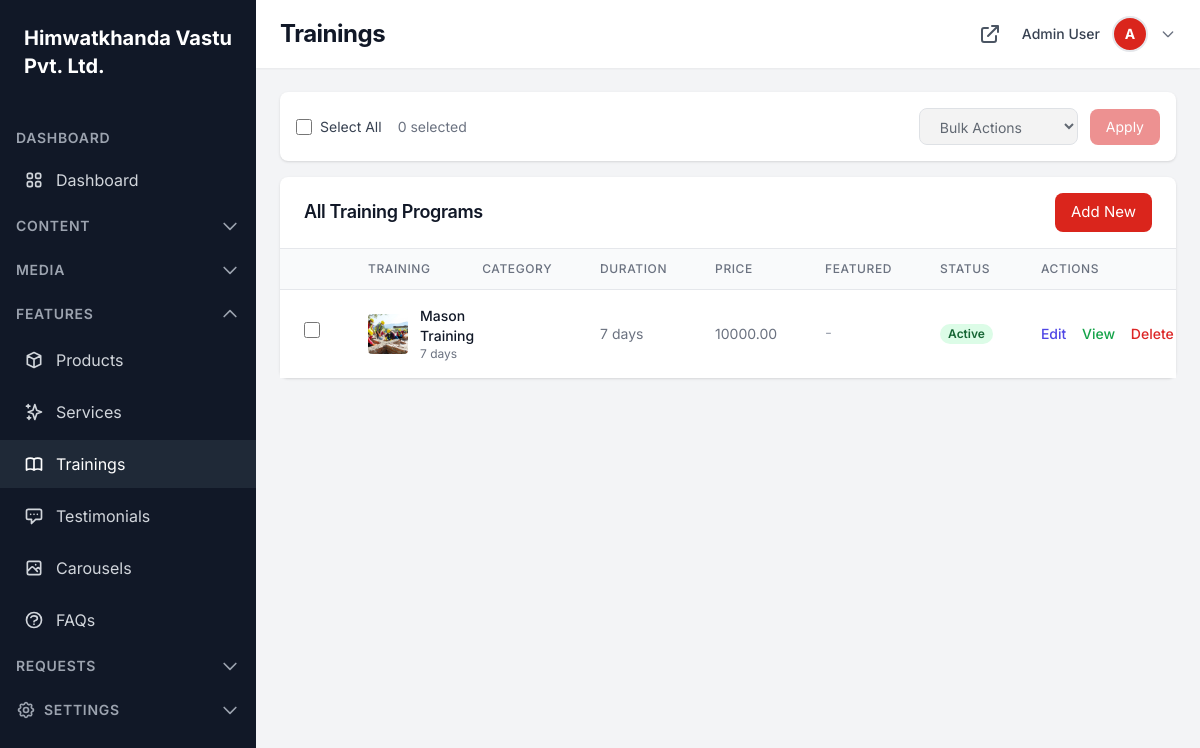
Page /dashboard/trainings/ (signed in) on the earlier database version.
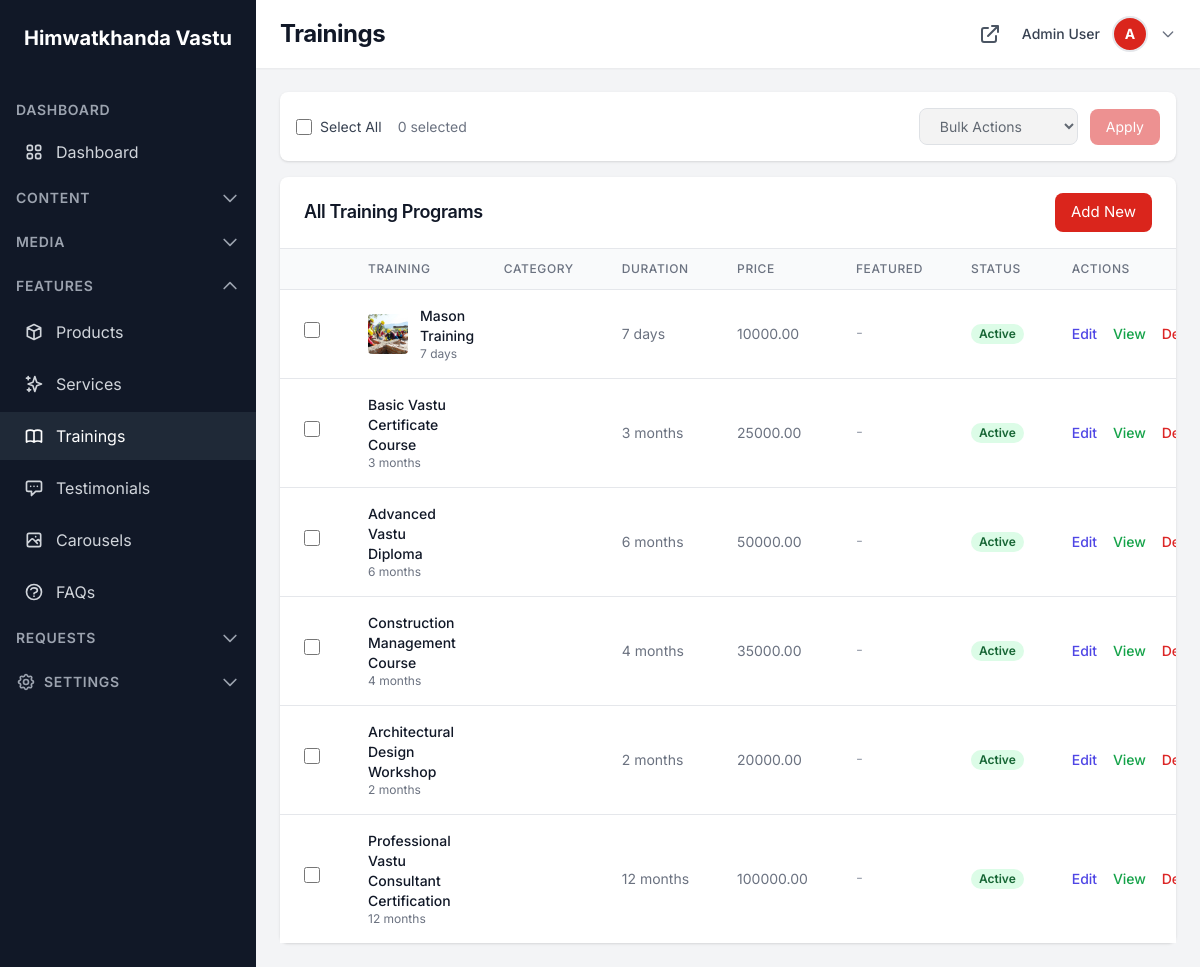
Same page on the later database version.
### dashboard/models.py (models this page shows, shortened)
class CompanyInfo(models.Model):
    company_name = models.CharField(max_length=255, default='Himwatkhanda Vastu Pvt. Ltd.')
    description = models.TextField(blank=True)
    logo = models.ImageField(upload_to='company/', null=True, blank=True)
    favicon = models.ImageField(upload_to='company/', null=True, blank=True)
    email = models.EmailField(blank=True)
    phone = models.CharField(max_length=50, blank=True)
    address = models.TextField(blank=True)
    city = models.CharField(max_length=100, blank=True)
    state = models.CharField(max_length=100, blank=True)
    postal_code = models.CharField(max_length=20, blank=True)
    country = models.CharField(max_length=100, default='Nepal')
    latitude = models.DecimalField(max_digits=10, decimal_places=8, null=True, blank=True)
    longitude = models.DecimalField(max_digits=11, decimal_places=8, null=True, blank=True)
    facebook = models.URLField(blank=True)
    twitter = models.URLField(blank=True)
    instagram = models.URLField(blank=True)
    linkedin = models.URLField(blank=True)
    youtube = models.URLField(blank=True)
    whatsapp = models.CharField(max_length=50, blank=True)
    anthem = models.FileField(upload_to='company/anthem/', null=True, blank=True, help_text="Company anthem MP3 file")
    updated_at = models.DateTimeField(auto_now=True)
    class Meta:
        verbose_name = 'Company Info'
        verbose_name_plural = 'Company Info'
    @classmethod
    def get_instance(cls):
        instance, created = cls.objects.get_or_create(pk=1)
        return instance

class TimestampModel(models.Model):
    created_at = models.DateTimeField(auto_now_add=True)
    updated_at = models.DateTimeField(auto_now=True)
    class Meta:
        abstract = True

class Training(TimestampModel):
    STATUS_CHOICES = [
        ('active', 'Active'),
        ('inactive', 'Inactive'),
    ]
    name = models.CharField(max_length=255)
    slug = models.SlugField(unique=True)
    description = models.TextField()
    short_description = models.CharField(max_length=500, blank=True)
    excerpt = models.TextField(blank=True, help_text="Brief summary for listing pages")
    image = models.ImageField(upload_to='trainings/', null=True, blank=True)
    icon = models.CharField(max_length=100, blank=True, help_text="Font Awesome icon class (e.g., 'fas fa-graduation-cap')")
    category = models.ForeignKey(Category, on_delete=models.SET_NULL, null=True, blank=True, related_name='trainings')
    duration = models.CharField(max_length=100, blank=True, help_text="e.g., '5 days', '2 weeks'")
    price = models.DecimalField(max_digits=10, decimal_places=2, null=True, blank=True, help_text="Training fee or leave empty")
    featured = models.BooleanField(default=False)
    sort_order = models.IntegerField(default=0)
    status = models.CharField(max_length=20, choices=STATUS_CHOICES, default='active')
    created_by = models.ForeignKey(User, on_delete=models.SET_NULL, null=True, blank=True)
    class Meta:
        ordering = ['-featured', 'sort_order', 'name']
    def get_absolute_url(self):
        return reverse('pages:training_detail', kwargs={'slug': self.slug})

### dashboard/views.py (the view)
# urls.py: path('trainings/', views.TrainingListView.as_view(), name='training_list'),
class TrainingListView(BaseListView):
    model = Training
    template_name = 'dashboard/training_list.html'
    context_object_name = 'trainings'
    def get_queryset(self):
        return Training.objects.order_by('-featured', 'sort_order')

### accounts/models.py (called while the page is built)
    @property
    def name(self):
        return f"{self.first_name} {self.last_name}".strip() or self.username

    @property
    def is_admin(self):
        return self.role == 'admin' or self.is_superuser

### dashboard/models.py (called while the page is built)
    @classmethod
    def get_instance(cls):
        instance, created = cls.objects.get_or_create(pk=1, defaults={'name': 'CEO Name'})
        return instance

### dashboard/views.py (called while the page is built)
    def test_func(self):
        return self.request.user.is_admin

    def get_context_data(self, **kwargs):
        context = super().get_context_data(**kwargs)
        context['search_query'] = self.request.GET.get('search', '')
        return context

### pages/context_processors.py (called while the page is built)
def page_context(request):
    context = {}
    try:
        context['galleries'] = Gallery.objects.filter(
            status='active'
        ).prefetch_related('images').order_by('sort_order')
    except:
        context['galleries'] = []
    try:
        products = Product.objects.filter(status='active').order_by('-featured', 'sort_order')
        category = request.GET.get('category')
        if category:
            products = products.filter(category=category)
        context['products'] = products
    except:
        context['products'] = []
    return context

### templates/dashboard/training_list.html (shortened to what the changed rows need)
{% extends 'dashboard/base.html' %}
{% block page_title %}Trainings{% endblock %}
{% block dashboard_content %}
<div class="bg-white rounded-lg shadow">
    <div class="overflow-x-auto">
        <table class="min-w-full divide-y divide-gray-200">
            <thead class="bg-gray-50">
                <tr>
                    <th class="px-6 py-3 text-left text-xs font-medium text-gray-500 uppercase tracking-wider w-12">
                    </th>
                    <th class="px-6 py-3 text-left text-xs font-medium text-gray-500 uppercase tracking-wider">Training</th>
                    <th class="px-6 py-3 text-left text-xs font-medium text-gray-500 uppercase tracking-wider">Category</th>
                    <th class="px-6 py-3 text-left text-xs font-medium text-gray-500 uppercase tracking-wider">Duration</th>
                    <th class="px-6 py-3 text-left text-xs font-medium text-gray-500 uppercase tracking-wider">Price</th>
                    <th class="px-6 py-3 text-left text-xs font-medium text-gray-500 uppercase tracking-wider">Featured</th>
                    <th class="px-6 py-3 text-left text-xs font-medium text-gray-500 uppercase tracking-wider">Status</th>
                    <th class="px-6 py-3 text-left text-xs font-medium text-gray-500 uppercase tracking-wider">Actions</th>
                </tr>
            </thead>
            <tbody class="bg-white divide-y divide-gray-200">
                {% for training in trainings %}
                <tr class="hover:bg-gray-50">
                    <td class="px-6 py-4">
                        <input type="checkbox" class="item-checkbox h-4 w-4 text-primary focus:ring-primary border-gray-300 rounded" value="{{ training.pk }}">
                    </td>
                    <td class="px-6 py-4">
                        <div class="flex items-center">
                            {% if training.image %}
                            <img class="h-10 w-10 rounded object-cover mr-3" src="{{ training.image.url }}" alt="">
                            {% elif training.icon %}
                            <div class="h-10 w-10 rounded bg-gray-100 flex items-center justify-center mr-3">
                                <i class="{{ training.icon }} text-gray-600"></i>
                            </div>
                            {% endif %}
                            <div>
                                <div class="text-sm font-medium text-gray-900">{{ training.name }}</div>
                                {% if training.duration %}
                                <div class="text-xs text-gray-500">{{ training.duration }}</div>
                                {% endif %}
                            </div>
                        </div>
                    </td>
                    <td class="px-6 py-4 whitespace-nowrap text-sm text-gray-500">{{ training.get_category_display }}</td>
                    <td class="px-6 py-4 whitespace-nowrap text-sm text-gray-500">{{ training.duration|default:"-" }}</td>
                    <td class="px-6 py-4 whitespace-nowrap text-sm text-gray-500">{{ training.price|default:"-" }}</td>
                    <td class="px-6 py-4 whitespace-nowrap">
                        {% if training.featured %}
                        <span class="px-2 inline-flex text-xs leading-5 font-semibold rounded-full bg-yellow-100 text-yellow-800">Yes</span>
                        {% else %}
                        <span class="text-gray-400">-</span>
                        {% endif %}
                    </td>
                    <td class="px-6 py-4 whitespace-nowrap">
                        <span class="px-2 inline-flex text-xs leading-5 font-semibold rounded-full
                            {% if training.status == 'active' %}bg-green-100 text-green-800
                            {% else %}bg-gray-100 text-gray-800{% endif %}">
                            {{ training.get_status_display }}
                        </span>
                    </td>
                    <td class="px-6 py-4 whitespace-nowrap text-sm font-medium">
                        <a href="{% url 'dashboard:training_edit' training.pk %}" class="text-indigo-600 hover:text-indigo-900 mr-3">Edit</a>
                        <a href="{{ training.get_absolute_url }}" target="_blank" class="text-green-600 hover:text-green-900 mr-3">View</a>
                        <a href="{% url 'dashboard:training_delete' training.pk %}" class="text-red-600 hover:text-red-900" onclick="return confirm('Are you sure?')">Delete</a>
                    </td>
                </tr>
                {% empty %}
                <tr>
                    <td colspan="8" class="px-6 py-4 text-center text-gray-500">No training programs found.</td>
                </tr>
                {% endfor %}
            </tbody>
        </table>
    </div>
</div>
{% endblock %}

### templates/dashboard/base.html (shortened to what the changed rows need)
<!DOCTYPE html>
<html lang="en">
<head>
    {% load static %}
    <script src="https://cdn.tailwindcss.com"></script>
    <link rel="stylesheet" href="{% static 'css/style.css' %}">
</head>
<body class="font-sans text-gray-800 bg-gray-100">
    <div class="flex h-screen overflow-hidden">
        <aside class="w-64 bg-gray-900 text-white flex-shrink-0 overflow-y-auto">
            <div class="p-6">
                <a href="{% url 'dashboard:index' %}" class="text-xl font-bold">
                    {% if company_info %}{{ company_info.company_name }}{% else %}Admin{% endif %}
                </a>
            </div>
        </aside>
        <div class="flex-1 flex flex-col overflow-hidden">
            <header class="bg-white shadow-sm z-10">
                <div class="px-6 py-4 flex items-center justify-between">
                    <h1 class="text-2xl font-bold text-gray-900">{% block page_title %}Dashboard{% endblock %}</h1>
                </div>
            </header>
            <main class="flex-1 overflow-x-hidden overflow-y-auto bg-gray-100 p-6">
                {% block dashboard_content %}{% endblock %}
            </main>
        </div>
    </div>
</body>
</html>

Differences in the rows shown:
changed CompanyInfo: company_name "Himwatkhanda Vastu Pvt. Ltd." → "Himwatkhanda Vastu"
added Training: name "Basic Vastu Certificate Course", duration "3 months", price "25000.00", status "Active"
added Training: name "Advanced Vastu Diploma", duration "6 months", price "50000.00", status "Active"
added Training: name "Construction Management Course", duration "4 months", price "35000.00", status "Active"
added Training: name "Architectural Design Workshop", duration "2 months", price "20000.00", status "Active"
added Training: name "Professional Vastu Consultant Certification", duration "12 months", price "100000.00", status "Active"
